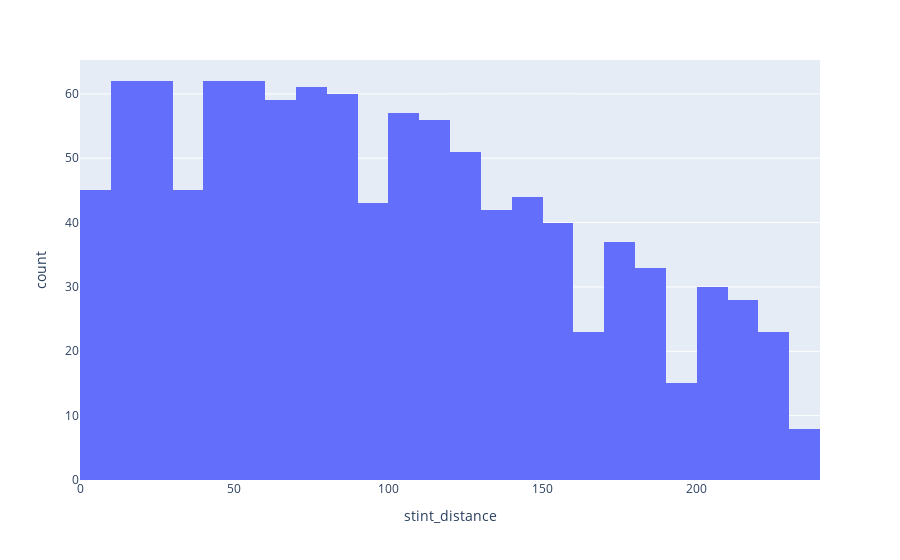
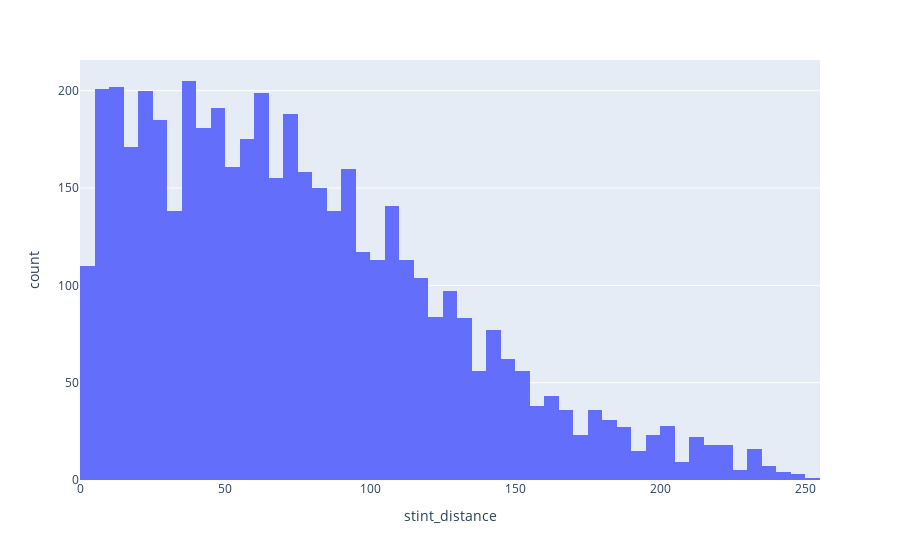
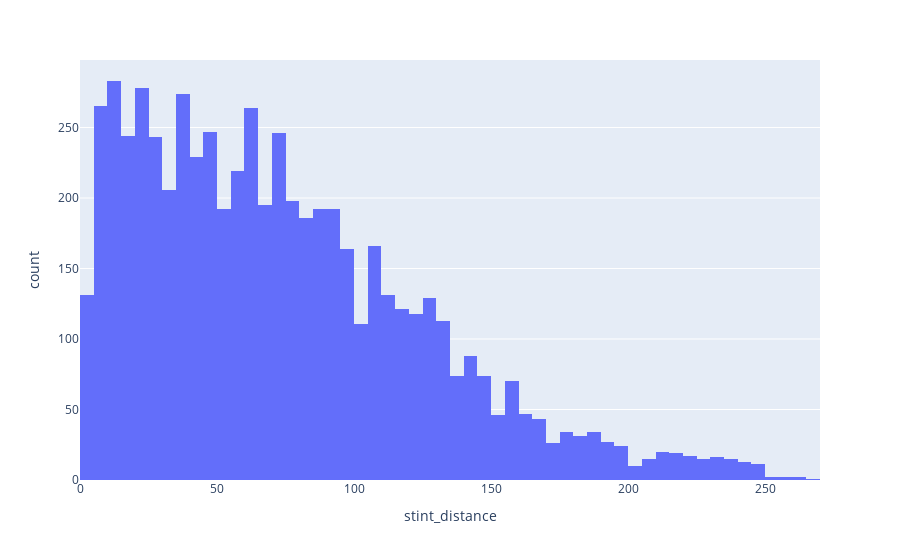
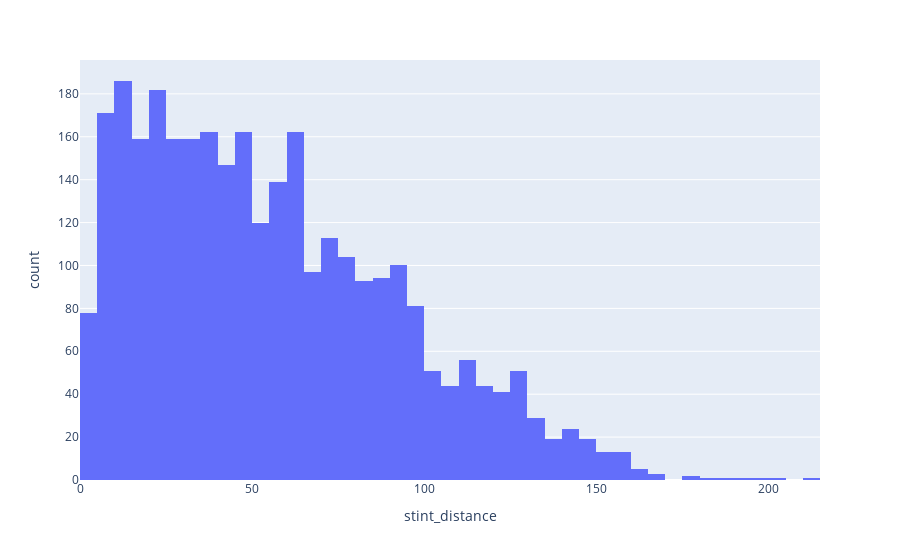

Here is the notebook cell these charts were saved with, in order:
### Code cell
# to view probability density graph for each compound
# tells us what distances compound was used most for
# create histograms for each

# c1
c1_hist = px.histogram(c1, x = "stint_distance")
c1_hist.show()
#c2 
c2_hist = px.histogram(c2, x = "stint_distance")
c2_hist.show()
#c3 
c3_hist = px.histogram(c3, x = "stint_distance")
c3_hist.show()
#c4
c4_hist = px.histogram(c4, x = "stint_distance")
c4_hist.show()
#c5
c5_hist = px.histogram(c5, x = "stint_distance")
c5_hist.show()

### Figure 1 — Plotly figure (JSON) as saved in the notebook; plotly's stock layout.template omitted (floating-point values rounded to 4 significant figures; data arrays with more than 128 entries replaced by an {"elided": "..."} marker saying what was removed)
{"data": [{"alignmentgroup": "True", "bingroup": "x", "hovertemplate": "stint_distance=%{x}<br>count=%{y}<extra></extra>", "legendgroup": "", "marker": {"color": "#636efa"}, "name": "", "offsetgroup": "", "orientation": "v", "showlegend": false, "type": "histogram", "x": {"elided": "1048 float values"}, "xaxis": "x", "yaxis": "y"}], "layout": {"autosize": true, "barmode": "relative", "legend": {"tracegroupgap": 0}, "margin": {"t": 60}, "xaxis": {"anchor": "y", "autorange": true, "domain": [0, 1], "range": [0, 240], "title": {"text": "stint_distance"}, "type": "linear"}, "yaxis": {"anchor": "x", "autorange": true, "domain": [0, 1], "range": [0, 65.26], "title": {"text": "count"}}}}

### Figure 2 — Plotly figure (JSON) as saved in the notebook; plotly's stock layout.template omitted (floating-point values rounded to 4 significant figures; data arrays with more than 128 entries replaced by an {"elided": "..."} marker saying what was removed)
{"data": [{"alignmentgroup": "True", "bingroup": "x", "hovertemplate": "stint_distance=%{x}<br>count=%{y}<extra></extra>", "legendgroup": "", "marker": {"color": "#636efa"}, "name": "", "offsetgroup": "", "orientation": "v", "showlegend": false, "type": "histogram", "x": {"elided": "4774 float values"}, "xaxis": "x", "yaxis": "y"}], "layout": {"autosize": true, "barmode": "relative", "legend": {"tracegroupgap": 0}, "margin": {"t": 60}, "xaxis": {"anchor": "y", "autorange": true, "domain": [0, 1], "range": [0, 255], "title": {"text": "stint_distance"}, "type": "linear"}, "yaxis": {"anchor": "x", "autorange": true, "domain": [0, 1], "range": [0, 215.8], "title": {"text": "count"}}}}

### Figure 3 — Plotly figure (JSON) as saved in the notebook; plotly's stock layout.template omitted (floating-point values rounded to 4 significant figures; data arrays with more than 128 entries replaced by an {"elided": "..."} marker saying what was removed)
{"data": [{"alignmentgroup": "True", "bingroup": "x", "hovertemplate": "stint_distance=%{x}<br>count=%{y}<extra></extra>", "legendgroup": "", "marker": {"color": "#636efa"}, "name": "", "offsetgroup": "", "orientation": "v", "showlegend": false, "type": "histogram", "x": {"elided": "6113 float values"}, "xaxis": "x", "yaxis": "y"}], "layout": {"autosize": true, "barmode": "relative", "legend": {"tracegroupgap": 0}, "margin": {"t": 60}, "xaxis": {"anchor": "y", "autorange": true, "domain": [0, 1], "range": [0, 270], "title": {"text": "stint_distance"}, "type": "linear"}, "yaxis": {"anchor": "x", "autorange": true, "domain": [0, 1], "range": [0, 297.9], "title": {"text": "count"}}}}

### Figure 4 — Plotly figure (JSON) as saved in the notebook; plotly's stock layout.template omitted (floating-point values rounded to 4 significant figures; data arrays with more than 128 entries replaced by an {"elided": "..."} marker saying what was removed)
{"data": [{"alignmentgroup": "True", "bingroup": "x", "hovertemplate": "stint_distance=%{x}<br>count=%{y}<extra></extra>", "legendgroup": "", "marker": {"color": "#636efa"}, "name": "", "offsetgroup": "", "orientation": "v", "showlegend": false, "type": "histogram", "x": {"elided": "3088 float values"}, "xaxis": "x", "yaxis": "y"}], "layout": {"autosize": true, "barmode": "relative", "legend": {"tracegroupgap": 0}, "margin": {"t": 60}, "xaxis": {"anchor": "y", "autorange": true, "domain": [0, 1], "range": [0, 215], "title": {"text": "stint_distance"}, "type": "linear"}, "yaxis": {"anchor": "x", "autorange": true, "domain": [0, 1], "range": [0, 195.8], "title": {"text": "count"}}}}
